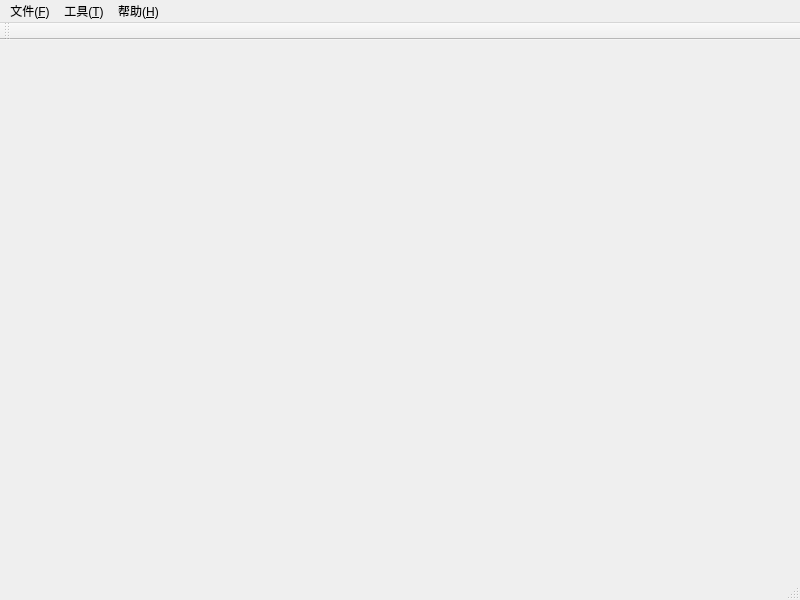
<?xml version="1.0" encoding="UTF-8"?>
<ui version="4.0">
 <class>HutClient</class>
 <widget class="QMainWindow" name="HutClient">
  <property name="geometry">
   <rect>
    <x>0</x>
    <y>0</y>
    <width>800</width>
    <height>600</height>
   </rect>
  </property>
  <property name="windowTitle">
   <string>HutClient</string>
  </property>
  <widget class="QWidget" name="centralWidget"/>
  <widget class="QMenuBar" name="menuBar">
   <property name="geometry">
    <rect>
     <x>0</x>
     <y>0</y>
     <width>800</width>
     <height>20</height>
    </rect>
   </property>
   <widget class="QMenu" name="menuFile">
    <property name="title">
     <string>文件(&amp;F)</string>
    </property>
    <addaction name="actImp"/>
    <addaction name="actExp"/>
    <addaction name="separator"/>
    <addaction name="actExit"/>
   </widget>
   <widget class="QMenu" name="menuTool">
    <property name="title">
     <string>工具(&amp;T)</string>
    </property>
    <addaction name="actSearch"/>
    <addaction name="actPanel"/>
   </widget>
   <widget class="QMenu" name="menuHelp">
    <property name="title">
     <string>帮助(&amp;H)</string>
    </property>
    <addaction name="actAbout"/>
   </widget>
   <addaction name="menuFile"/>
   <addaction name="menuTool"/>
   <addaction name="menuHelp"/>
  </widget>
  <widget class="QToolBar" name="toolBar">
   <attribute name="toolBarArea">
    <enum>TopToolBarArea</enum>
   </attribute>
   <attribute name="toolBarBreak">
    <bool>false</bool>
   </attribute>
  </widget>
  <widget class="QStatusBar" name="statusBar"/>
  <action name="actImp">
   <property name="text">
    <string>导入(&amp;I)</string>
   </property>
  </action>
  <action name="actExp">
   <property name="text">
    <string>导出(&amp;E)</string>
   </property>
  </action>
  <action name="actExit">
   <property name="text">
    <string>退出(&amp;Q)</string>
   </property>
  </action>
  <action name="actSearch">
   <property name="text">
    <string>查询(&amp;S)</string>
   </property>
  </action>
  <action name="actAbout">
   <property name="text">
    <string>About(&amp;A)</string>
   </property>
  </action>
  <action name="actPanel">
   <property name="text">
    <string>面板(&amp;P)</string>
   </property>
  </action>
 </widget>
 <layoutdefault spacing="6" margin="11"/>
 <resources/>
 <connections/>
</ui>
